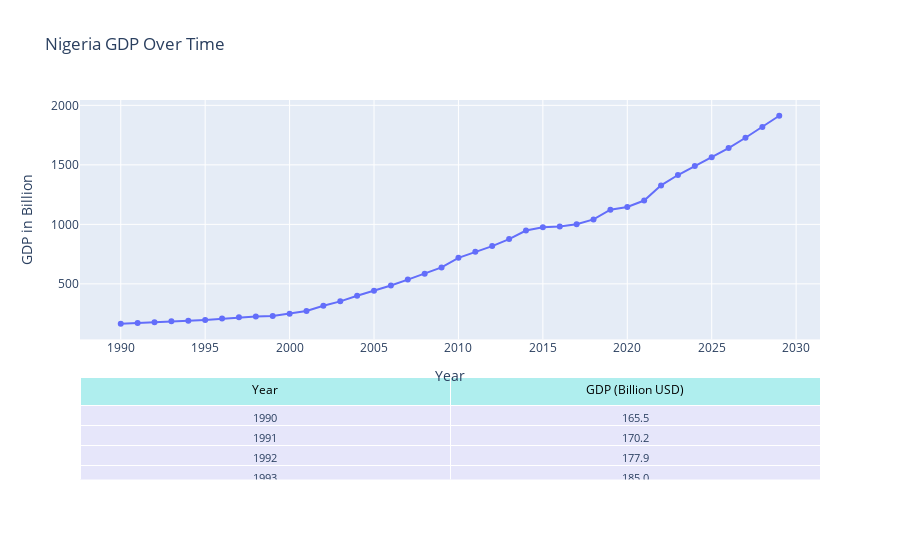

The notebook cell saved with this chart:
### Code cell
data = {
    "Year": list(range(1990, 2030)),
    "GDP(in bn. US$PPP)": [
        165.5, 170.2, 177.9, 185, 189.4, 197, 208.7, 218.5, 226.4, 230.8,
        249.1, 271.7, 316.2, 353.1, 400.4, 441.9, 486.2, 535.9, 585.5, 638.4,
        718.9, 769.6, 817.4, 876.2, 947.7, 975.2, 981.9, 1000.7, 1041.7, 1123.3,
        1145.7, 1200.1, 1327.5, 1414.6, 1489.8, 1564.9, 1641.5, 1727.6, 1818.0, 1912.8
    ]
}
df = pd.DataFrame(data)

# Ensure numeric type
df['GDP(in bn. US$PPP)'] = pd.to_numeric(df['GDP(in bn. US$PPP)'], errors='coerce')



# Create figure with 2 rows: chart + table
fig = make_subplots(
    rows=2, cols=1,
    shared_xaxes=True,
    vertical_spacing=0.1,
    row_heights=[0.7, 0.3],
    specs=[[{"type": "xy"}], [{"type": "table"}]]
)

# Add line chart
fig.add_trace(
    go.Scatter(
        x=df['Year'],
        y=df['GDP(in bn. US$PPP)'],
        mode='lines+markers',
        name='GDP',
        hovertemplate='Year: %{x}<br>GDP: %{y:,.1f} B'
    ),
    row=1, col=1
)

# Add table below
fig.add_trace(
    go.Table(
        header=dict(
            values=["Year", "GDP (Billion USD)"],
            fill_color='paleturquoise',
            align='center',
            font=dict(size=12, color='black')
        ),
        cells=dict(
            values=[df['Year'], df['GDP(in bn. US$PPP)'].map("{:,.1f}".format)],
            fill_color='lavender',
            align='center',
            font=dict(size=11)
        )
    ),
    row=2, col=1
)

# Update layout
fig.update_layout(
    height=700,
    title_text="Nigeria GDP Over Time",
    xaxis=dict(title='Year'),
    yaxis=dict(title='GDP in Billion'),

)

fig.show()

### Figure 1 — Plotly figure (JSON) as saved in the notebook; plotly's stock layout.template omitted (floating-point values rounded to 4 significant figures)
{"data": [{"hovertemplate": "Year: %{x}<br>GDP: %{y:,.1f} B", "mode": "lines+markers", "name": "GDP", "type": "scatter", "x": [1990, 1991, 1992, 1993, 1994, 1995, 1996, 1997, 1998, 1999, 2000, 2001, 2002, 2003, 2004, 2005, 2006, 2007, 2008, 2009, 2010, 2011, 2012, 2013, 2014, 2015, 2016, 2017, 2018, 2019, 2020, 2021, 2022, 2023, 2024, 2025, 2026, 2027, 2028, 2029], "xaxis": "x", "y": [165.5, 170.2, 177.9, 185, 189.4, 197, 208.7, 218.5, 226.4, 230.8, 249.1, 271.7, 316.2, 353.1, 400.4, 441.9, 486.2, 535.9, 585.5, 638.4, 718.9, 769.6, 817.4, 876.2, 947.7, 975.2, 981.9, 1001.0, 1042.0, 1123.0, 1146.0, 1200.0, 1328.0, 1415.0, 1490.0, 1565.0, 1642.0, 1728.0, 1818, 1913.0], "yaxis": "y"}, {"cells": {"align": "center", "fill": {"color": "lavender"}, "font": {"size": 11}, "values": [[1990, 1991, 1992, 1993, 1994, 1995, 1996, 1997, 1998, 1999, 2000, 2001, 2002, 2003, 2004, 2005, 2006, 2007, 2008, 2009, 2010, 2011, 2012, 2013, 2014, 2015, 2016, 2017, 2018, 2019, 2020, 2021, 2022, 2023, 2024, 2025, 2026, 2027, 2028, 2029], ["165.5", "170.2", "177.9", "185.0", "189.4", "197.0", "208.7", "218.5", "226.4", "230.8", "249.1", "271.7", "316.2", "353.1", "400.4", "441.9", "486.2", "535.9", "585.5", "638.4", "718.9", "769.6", "817.4", "876.2", "947.7", "975.2", "981.9", "1,000.7", "1,041.7", "1,123.3", "1,145.7", "1,200.1", "1,327.5", "1,414.6", "1,489.8", "1,564.9", "1,641.5", "1,727.6", "1,818.0", "1,912.8"]]}, "domain": {"x": [0, 1], "y": [0, 0.27]}, "header": {"align": "center", "fill": {"color": "paleturquoise"}, "font": {"color": "black", "size": 12}, "values": ["Year", "GDP (Billion USD)"]}, "type": "table"}], "layout": {"autosize": true, "title": {"text": "Nigeria GDP Over Time"}, "xaxis": {"anchor": "y", "autorange": true, "domain": [0, 1], "range": [1988.0, 2031.0], "title": {"text": "Year"}, "type": "linear"}, "yaxis": {"anchor": "x", "autorange": true, "domain": [0.37, 1], "range": [43.09, 2035.0], "title": {"text": "GDP in Billion"}, "type": "linear"}}}
